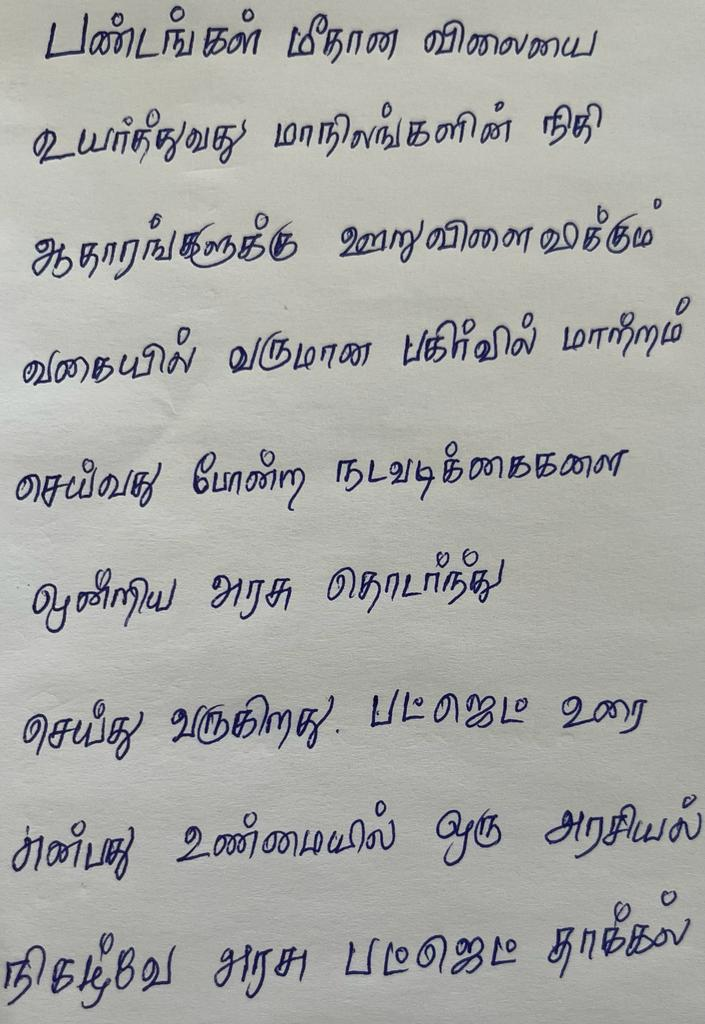
#> input picture input/11.jpeg, 705 x 1024 px; its folder holds only this picture in this run
$ python preprocessing.py   (older library calls are emulated)
#> lines starting #> are read from the running program, lines starting #| are printed output that depends on the picture; after the words box and inside, x2 and y2 are one past the last pixel; in counts of white or black regions, pixels touching at a corner belong together
#Python 3
#packages
from PIL import Image, ImageEnhance
import os
import cv2


in_path = os.getcwd()+"/input"


if os.path.exists(in_path) == True:
	in_list = os.listdir(in_path)
	#os.chdir(in_path)
	if len(in_list) == 0:
		print("Note: Please add some image files for preprocessing")
	else:
		os.makedirs(os.getcwd()+'/preprocessed/', exist_ok=True)
		#ouput directory creation
		os.makedirs(os.getcwd()+'/cropped/', exist_ok=True)
		for img in in_list:
			with Image.open(os.getcwd()+"/input/"+img) as im:
#> im is the input picture: PIL image 705x1024 RGB; mean R, G, B 168.8, 169.5, 166.5
				print("[+] Preprocessing started...")
				#convert into grayscale
				grayscaleImg = im.convert("L")

				#image contrast enhancer
				enhancer = ImageEnhance.Contrast(grayscaleImg)

				factor = 1.5 #increase contrast
				contrastImg = enhancer.enhance(factor)
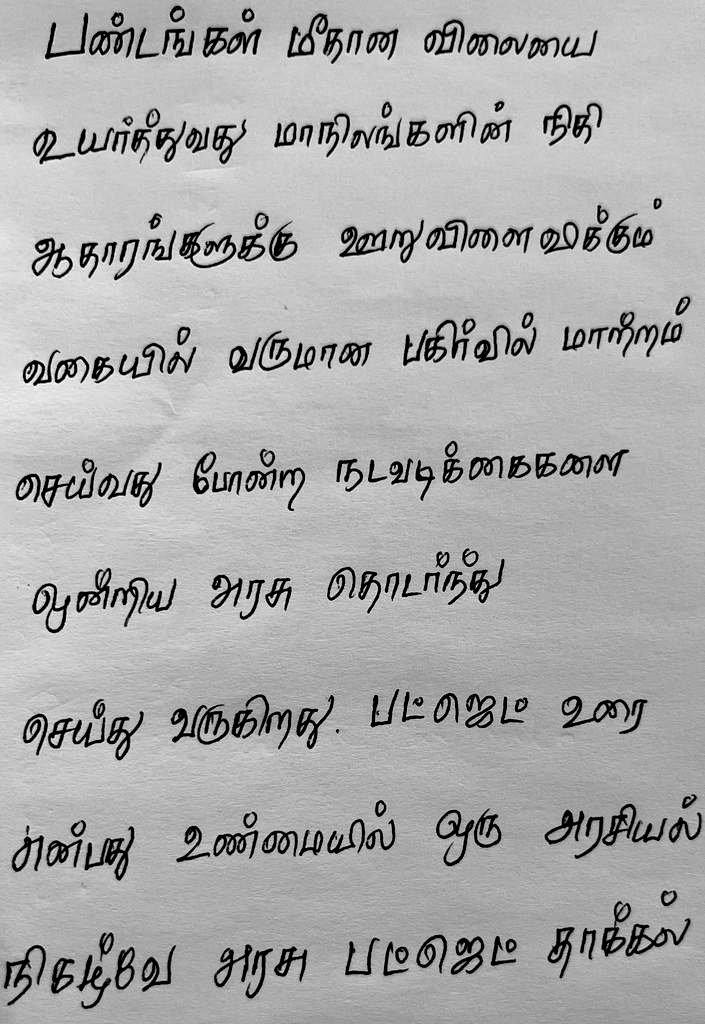
#> contrastImg: PIL image 705x1024 L; min 0, max 255, mean 170.1

				#image brightness enhancer
				enhancer = ImageEnhance.Brightness(contrastImg)

				factor = 2 #increase Brightness
				im_output = enhancer.enhance(factor)

				#im_output.show("more-brightness-image.png")
				im_output.save(os.getcwd()+'/preprocessed/'+img)
				print("[+] Preprocessing completed")

				im_ap = cv2.imread(os.getcwd()+'/preprocessed/'+img)
#> im_ap: shape (1024, 705, 3); min 0, max 255, mean 237.3


				# Convert to grayscale
				gray = cv2.cvtColor(im_ap, cv2.COLOR_BGR2GRAY)

				# Apply binary thresholding
				#thresh = cv2.threshold(gray, 0, 255, cv2.THRESH_BINARY_INV + cv2.THRESH_OTSU)[1]

				ret,thresh = cv2.threshold(gray, 0, 255,cv2.THRESH_OTSU|cv2.THRESH_BINARY_INV)
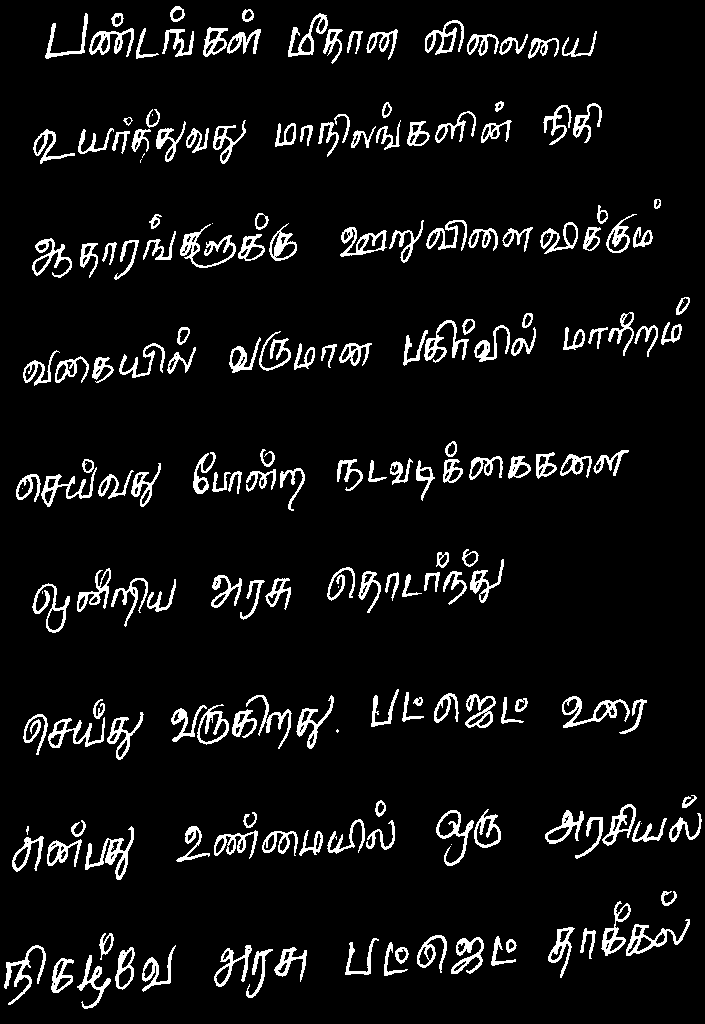
#> thresh: shape (1024, 705); 7% white; 193 white regions (12 under 20 px), largest, box (x1, y1, x2, y2) and area: (85, 826, 134, 880) 723, (180, 224, 236, 268) 679, (562, 696, 630, 728) 636
#> ret = 139

				#--- choosing the right kernel
				#--- kernel size of 3 rows (to join dots above letters 'i' and 'j')
				#--- and 10 columns to join neighboring letters in words and neighboring words
				rect_kernel = cv2.getStructuringElement(cv2.MORPH_RECT, (15, 5))
				dilation = cv2.dilate(thresh, rect_kernel, iterations = 10)
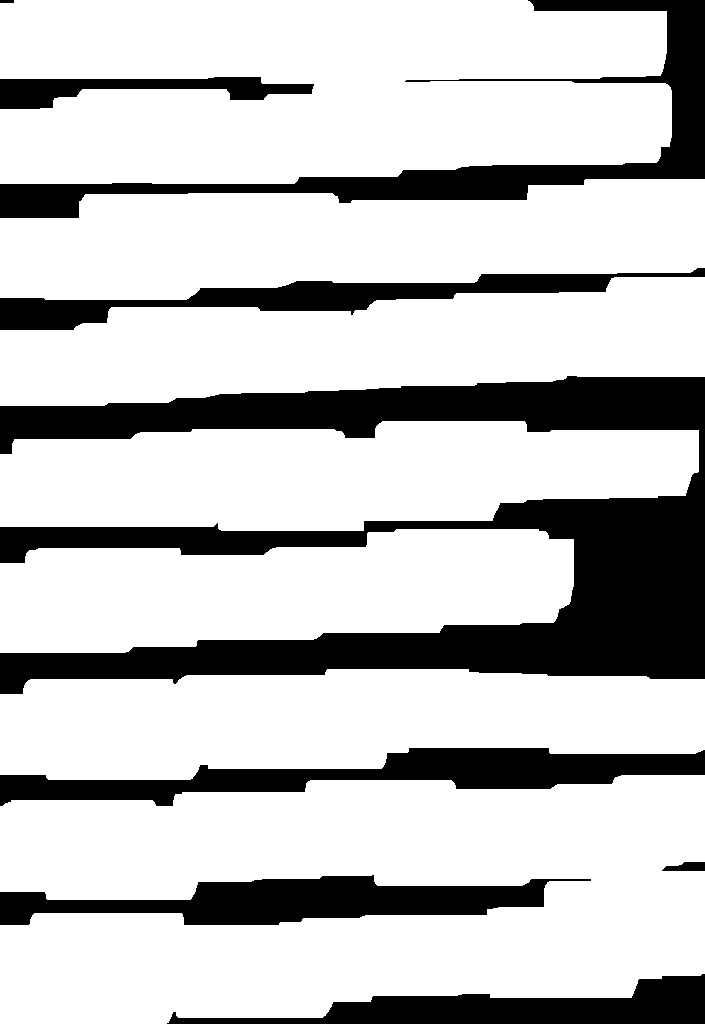
#> dilation: shape (1024, 705); 76.3% white; 9 black regions
				#cv2.imshow('dilation', dilation)

				#---Finding contours ---_,
				contours, hierarchy = cv2.findContours(dilation, cv2.RETR_EXTERNAL, cv2.CHAIN_APPROX_NONE)
#> contours = 7 contours; box (x1, y1, x2, y2) and area: (0, 775, 705, 1024) 136142, (0, 0, 672, 184) 108637, (0, 179, 705, 300) 62715, (0, 669, 705, 780) 61220, (0, 277, 705, 406) 61086, (0, 421, 699, 531) 60520, (0, 529, 574, 653) 53676

				im_mark = im_ap.copy()
				for cnt in contours:
					x, y, w, h = cv2.boundingRect(cnt)
					cv2.rectangle(im_mark, (x, y), (x + w, y + h), (0, 255, 0), 2)
#> this loop made 7 passes
#> (y, w, h) on passes 1 to 7: (775, 705, 249), (669, 705, 111), (529, 574, 124), (421, 699, 110), (277, 705, 129), (179, 705, 121), (0, 672, 184)
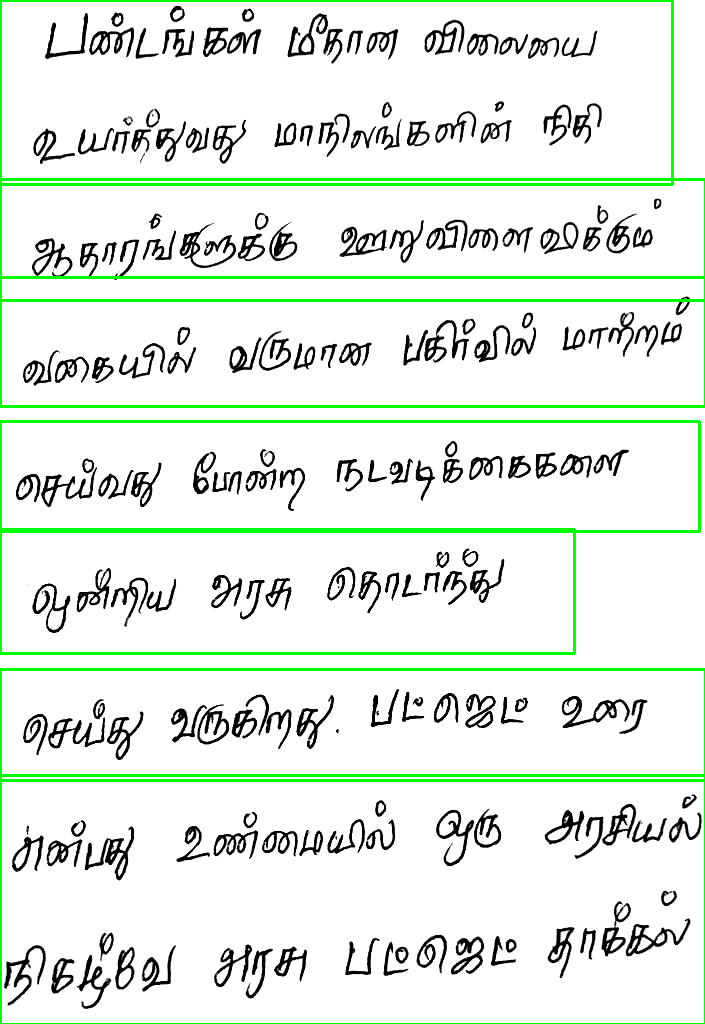
#> im_mark: shape (1024, 705, 3); mean B, G, R 226.8, 237.3, 226.8
					#cv2.imshow('final', im2)
					#cv2.imwrite('./cropped/lines'+img+'.jpeg', im_mark)

				print("[+] Image Cropping started...")
				img = img.split(".")
				#print(img[0])
				for i, contour in enumerate(contours):
				    x, y, w, h = cv2.boundingRect(contour)
				    roi = im_mark[y:y+h, x:x+w]
				    cv2.imwrite('./cropped/'+img[0]+'_'+str(i)+'.jpeg', roi)
#> this loop made 7 passes
#> pass 1, `roi = im_mark[y:y+h, x:x+w]`:
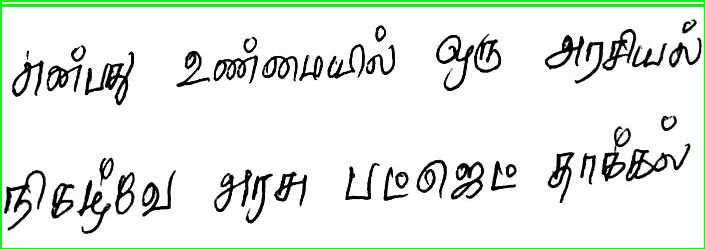
#> roi: shape (249, 705, 3); mean B, G, R 228.5, 235.7, 228.5
#> pass 2, `roi = im_mark[y:y+h, x:x+w]`:
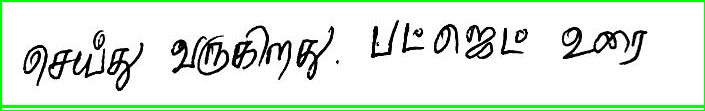
#> roi: shape (111, 705, 3); mean B, G, R 221.3, 236.1, 221.3
#> pass 3, `roi = im_mark[y:y+h, x:x+w]`:
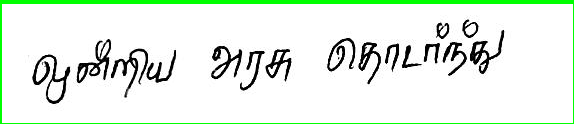
#> roi: shape (124, 574, 3); mean B, G, R 227.8, 239.4, 227.8

				print("[+] Image Cropping completed")
		os.system("python3 negative.py")


else:
	print("Note: Please create the input directories with image files")

$ run again, on input/i7.jpeg
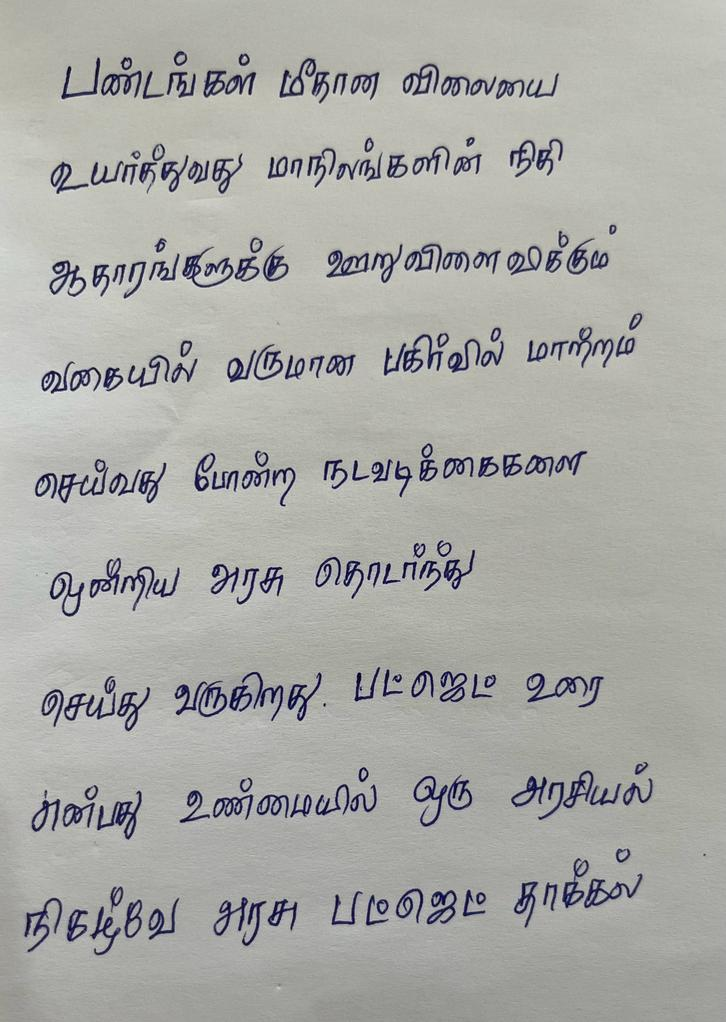
#> input picture input/i7.jpeg, 726 x 1022 px
#> im is the input picture: PIL image 726x1022 RGB; mean R, G, B 170, 170.5, 166.7
#> thresh: shape (1022, 726); 5.6% white in thin lines or dots, all inside (x1, y1, x2, y2) = (24, 51, 705, 955)
#> ret = 140
#> dilation: shape (1022, 726); 69.1% white; 6 black regions
#> contours = 5 contours; box (x1, y1, x2, y2) and area: (0, 742, 726, 975) 132150, (0, 205, 712, 413) 116272, (0, 423, 657, 636) 102409, (0, 31, 633, 214) 100268, (0, 647, 674, 751) 55360
#> the loop `for cnt in contours:` made 5 passes
#> (y, w, h) on passes 1 to 5: (742, 726, 233), (647, 674, 104), (423, 657, 213), (205, 712, 208), (31, 633, 183)
#> after the loop `for cnt in contours:`:
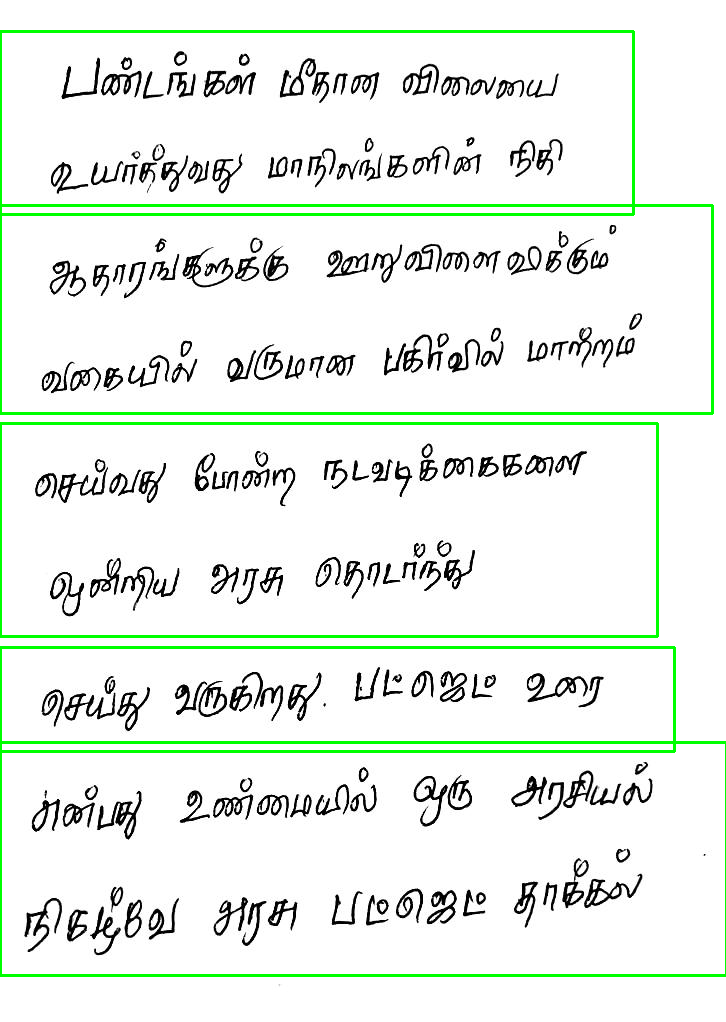
#> im_mark: shape (1022, 726, 3); mean B, G, R 232.5, 241, 232.5
#> the loop `for i, contour in enumerate(contours):` made 5 passes
#> pass 3, `roi = im_mark[y:y+h, x:x+w]`:
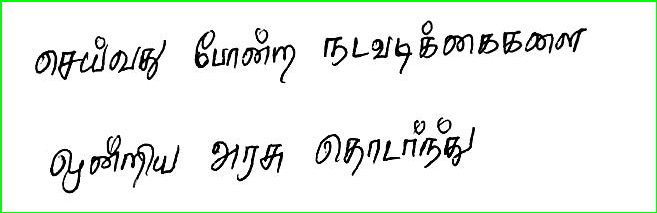
#> roi: shape (213, 657, 3); mean B, G, R 235.7, 240.5, 235.7

$ run again, on input/i1.jpeg
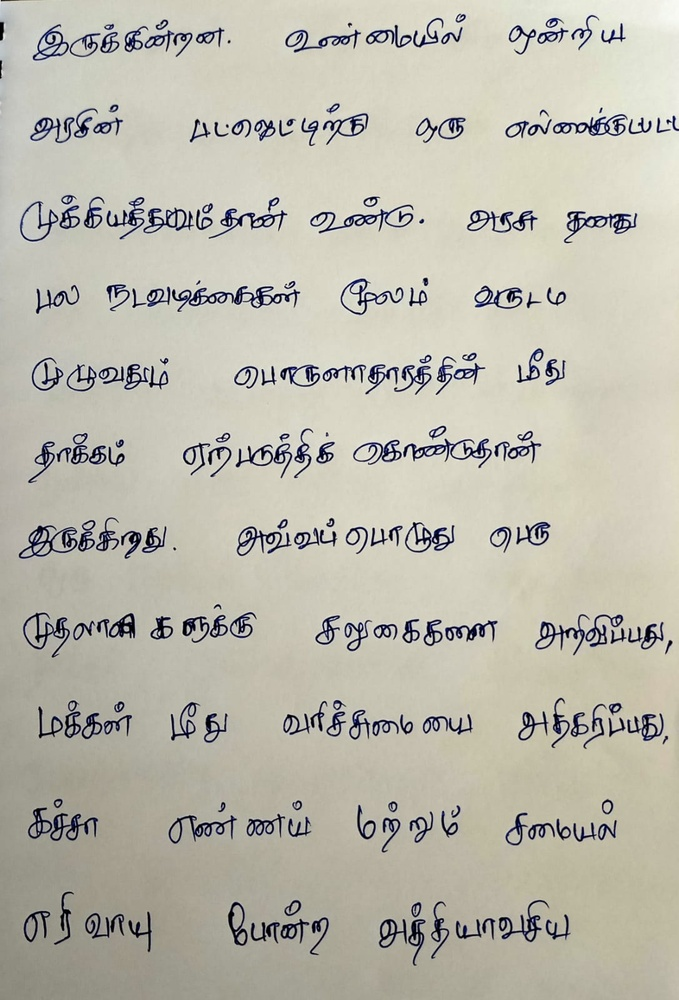
#> input picture input/i1.jpeg, 679 x 1000 px, shrunk from 1087 x 1600 before the run
#> im is the input picture: PIL image 679x1000 RGB; mean R, G, B 188.6, 186, 173.3
#> thresh: shape (1000, 679); 5.7% white in thin lines or dots
#> ret = 137
#> dilation: shape (1000, 679); 83.1% white; 16 black regions (1 under 20 px)
#> contours = 6 contours; box (x1, y1, x2, y2) and area: (0, 175, 679, 579) 236794, (0, 0, 679, 166) 98357, (0, 872, 640, 986) 58890, (0, 779, 679, 872) 56140, (0, 678, 679, 769) 54598, (0, 584, 679, 678) 52656
#> the loop `for cnt in contours:` made 6 passes
#> (y, w, h) on passes 1 to 6: (872, 640, 114), (779, 679, 93), (678, 679, 91), (584, 679, 94), (175, 679, 404), (0, 679, 166)
#> after the loop `for cnt in contours:`:
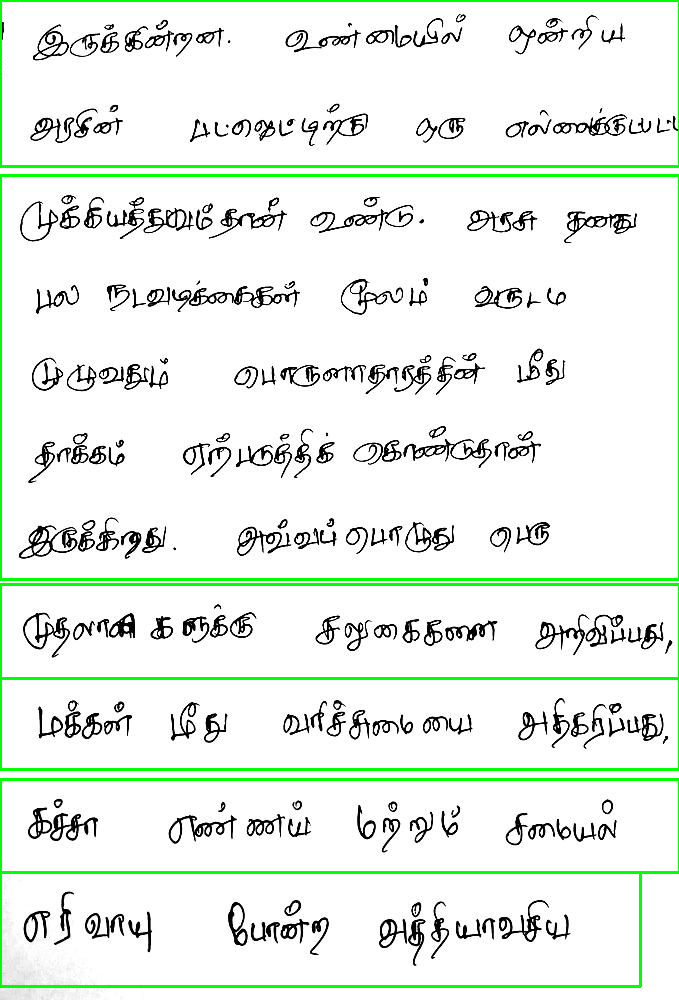
#> im_mark: shape (1000, 679, 3); mean B, G, R 231.8, 240.3, 231.8
#> the loop `for i, contour in enumerate(contours):` made 6 passes
#> pass 3, `roi = im_mark[y:y+h, x:x+w]`:
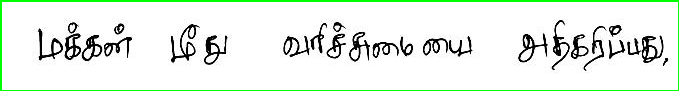
#> roi: shape (91, 679, 3); mean B, G, R 228.6, 238.1, 228.6
